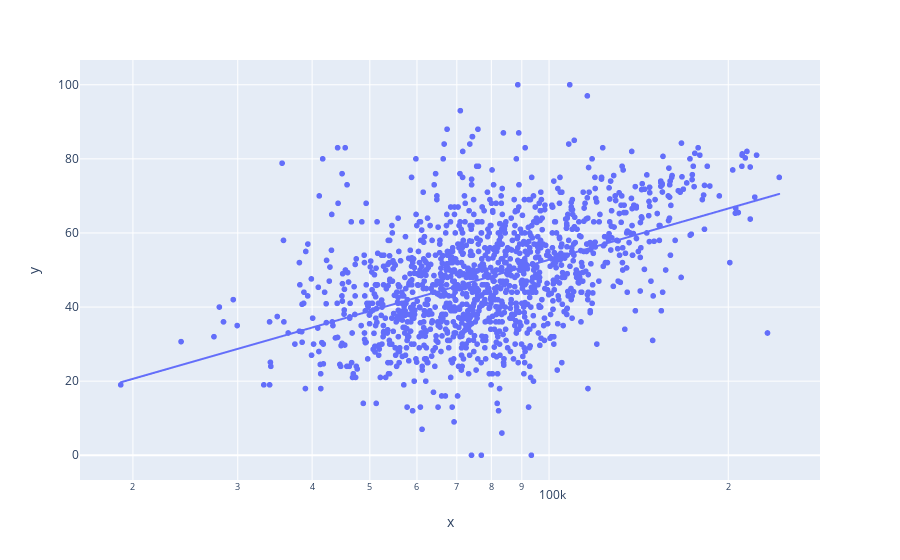

Here is the notebook cell this chart was saved with:
### Markdown cell above
**Callout**:

Obvious trend vs income.

### Code cell
px.scatter(x=data['median_family_income'].clip(1), y=data['reading_mean'], log_x=True, trendline="ols", trendline_options=dict(log_x=True))

### Figure 1 — Plotly figure (JSON) as saved in the notebook; plotly's stock layout.template omitted (floating-point values rounded to 4 significant figures; data arrays with more than 128 entries replaced by an {"elided": "..."} marker saying what was removed)
{"data": [{"hovertemplate": "x=%{x}<br>y=%{y}<extra></extra>", "legendgroup": "", "marker": {"color": "#636efa", "symbol": "circle"}, "mode": "markers", "name": "", "showlegend": false, "type": "scattergl", "x": {"elided": "1453 int values"}, "xaxis": "x", "y": {"elided": "1453 float values"}, "yaxis": "y"}, {"hovertemplate": "<b>OLS trendline</b><br>y = 45.9688 * log10(x) + -177.09<br>R<sup>2</sup>=0.223353<br><br>x=%{x}<br>y=%{y} <b>(trend)</b><extra></extra>", "legendgroup": "", "marker": {"color": "#636efa", "symbol": "circle"}, "mode": "lines", "name": "", "showlegend": false, "type": "scattergl", "x": {"elided": "1361 int values"}, "xaxis": "x", "y": {"elided": "1361 float values"}, "yaxis": "y"}], "layout": {"legend": {"tracegroupgap": 0}, "margin": {"t": 60}, "xaxis": {"anchor": "y", "domain": [0, 1], "title": {"text": "x"}, "type": "log"}, "yaxis": {"anchor": "x", "domain": [0, 1], "title": {"text": "y"}}}}
